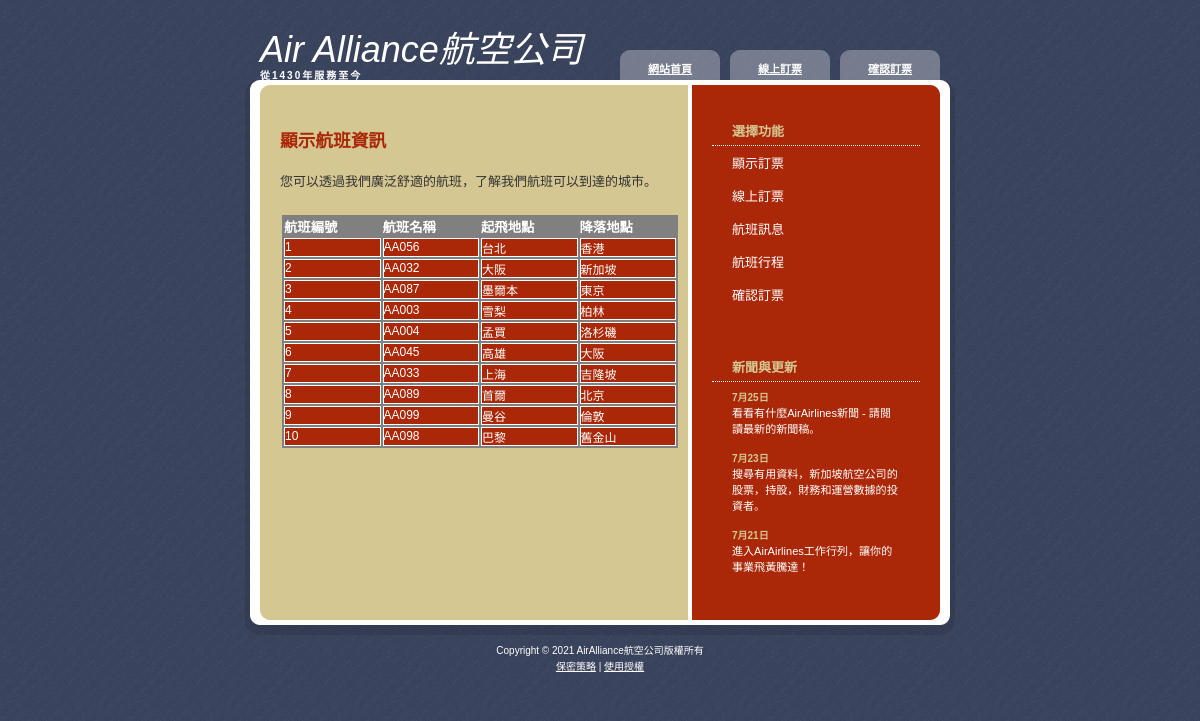
The page /flightinfo.php on the database its author committed.
### tables this page shows
CREATE TABLE `flights` (
  `FID` int(11) NOT NULL,
  `FName` varchar(10) NOT NULL,
  `SourceSID` int(11) NOT NULL,
  `DestSID` int(11) NOT NULL
);

CREATE TABLE `sectors` (
  `SID` int(11) NOT NULL,
  `Sector` varchar(10) NOT NULL
);

### itinerarymanager.php (called while the page is built, shortened)
<?php
include("classes/flight.php");
function initDB(){
    if ( ! isset($_SESSION['databaseURL']) ){
       $query = "SELECT * FROM Sectors";
    }
    $databaseURL = $_SESSION['databaseURL'];
    $databaseUName = $_SESSION['databaseUName'];
    $databasePWord = $_SESSION['databasePWord'];
    $databaseName = $_SESSION['databaseName'];
    $connection = mysqli_connect($databaseURL,$databaseUName,
                                $databasePWord,$databaseName)
                  or die ("錯誤: 連接伺服器或資料庫錯誤!");
    mysqli_query($connection,'SET CHARACTER SET utf8');
    mysqli_query($connection,"SET collation_connection = 'utf8_general_ci'");
    return $connection;
}
function getFlightInfo($FID){
    $connection = initDB();
    if( $FID == 0 ){
       $query = "SELECT * FROM Flights";
    }
    else{
       $query = "SELECT * FROM Flights WHERE FID='".$FID."'";
    }
    $result = mysqli_query($connection,$query);
    $flightID = 0;
    while($row = mysqli_fetch_array($result,MYSQLI_ASSOC)){
       $FID = $row['FID'];
       $FName = $row['FName'];
       $SourceSID = $row['SourceSID'];
       $DestSID = $row['DestSID'];
       $query2 = "SELECT * FROM Sectors WHERE SID='".$SourceSID."'";
       $result2 = mysqli_query($connection,$query2);
       $row2 = mysqli_fetch_array($result2,MYSQLI_ASSOC);
       $source = $row2['Sector'];
       $query3 = "SELECT * FROM Sectors WHERE SID='".$DestSID."'";
       $result3 = mysqli_query($connection,$query3);
       $row3 = mysqli_fetch_array($result3,MYSQLI_ASSOC);
       $dest= $row3['Sector'];
       $flight = new Flight();
       $flight->set_FID($FID);
       $flight->set_FName($FName);
       $flight->set_source($source);
       $flight->set_dest($dest);
       $flightData[$flightID] = $flight;
       $flightID = $flightID +1;
    }
    return $flightData;
}
?>

### classes/flight.php (called while the page is built)
<?php
class Flight{
    private $FID;
    private $fName;
    private $source;
    private $dest;
    function set_FID($FID){
            $this->FID = $FID;
        }
    function set_FName($fName){
            $this->fName = $fName;
        }
    function set_source($source){
            $this->source = $source;
        }
    function set_dest($dest){
            $this->dest = $dest;
        }
    function get_FID(){
            return $this->FID;
        }
    function get_FName(){
            return $this->fName;
        }
    function get_source(){
            return $this->source;
        }
    function get_dest(){
            return $this->dest;
        }
}
?>

### flightinfo.php (the view, shortened to what this page needs)
<!DOCTYPE html>
<html>
    <head>
        <link href="css/default.css" rel="stylesheet" type="text/css" />
    </head>
    <?php
        include("itinerarymanager.php");
        $FID = 0;
    ?>
    <body>
        <div id="wrapper">
        <?php include 'include/header.php'; ?>
            <div id="page">
                <div id="content">
                    <div id="welcome">
                        <h1>顯示航班資訊</h1>
                        <p>
                            您可以透過我們廣泛舒適的航班，了解我們航班可以到達的城市。
                        </p>
                        <table class="aatable">
                            <tr>
                                <th>航班編號</th>
                                <th>航班名稱</th>
                                <th>起飛地點</th>
                                <th>降落地點</th>
                            </tr>
                            <?php
                            $flightData = getFlightInfo($FID);
                            for($index=0;$index < count($flightData);$index++){
                                $flight = $flightData[$index];
                                echo "<tr>";
                                echo "<td>".$flight->get_FID()."</td>";
                                echo "<td>".$flight->get_FName()."</td>";
                                echo "<td>".$flight->get_source()."</td>";
                                echo "<td>".$flight->get_dest()."</td>";
                                echo "</tr>";
                            }
                            ?>
                        </table>
                    </div>
                </div>
                <div id="sidebar">
                    <ul>
                        <?php include 'include/nav.php'; ?>
                            <?php include 'include/updates.php'; ?>
                    </ul>
                </div>
                <div style="clear: both; height: 1px"></div>
            </div>
                <?php include 'include/footer.php'; ?>
        </div>
    </body>
</html>

### include/header.php
<div id="header">
    <div id="logo">
        <h1><a href="index.php">Air Alliance航空公司</a></h1>
        <h2><a href="index.php">從1430年服務至今</a></h2>
    </div>
    <div id="menu">
        <ul>
            <li><a href="index.php">網站首頁</a></li>
            <li><a href="processitinerary.php">線上訂票</a></li>
            <li><a href="confirmreservation.php">確認訂票</a></li>
        </ul>
    </div>
</div>

### include/nav.php
<li id="submenu">
    <h2>選擇功能</h2>
    <ul>
        <li><a href="listitinerary.php">顯示訂票</a></li>
        <li><a href="processitinerary.php">線上訂票</a></li>
        <li><a href="flightinfo.php">航班訊息</a></li>
        <li><a href="scheduleinfo.php">航班行程</a></li>
        <li><a href="confirmreservation.php">確認訂票</a></li>
    </ul>
</li>

### include/updates.php
<li id="news">
    <h2>新聞與更新</h2>
    <ul>
        <li>
            <h3>7月25日</h3>
            <p><a href="#">看看有什麼AirAirlines新聞 - 請閱讀最新的新聞稿。</a></p>
        </li>
        <li>
            <h3>7月23日</h3>
            <p><a href="#">搜尋有用資料，新加坡航空公司的股票，持股，財務和運營數據的投資者。</a></p>
        </li>
        <li>
            <h3>7月21日</h3>
            <p><a href="#">進入AirAirlines工作行列，讓你的事業飛黃騰達！</a></p>
        </li>
    </ul>
</li>

### include/footer.php
<div id="footer">
    <p id="legal">Copyright &copy; 2021 AirAlliance航空公司版權所有</p>
    <p id="links"><a href="#">保密策略</a> | <a href="#">使用授權</a></p>
</div>

### css/default.css (style rules this page uses)
* { margin: 0; padding: 0; }
body { background: #D4C792 url(images/img01.gif); font-family: Arial, Helvetica, sans-serif; font-size: 13px; color: #333333; }
h1, h2, h3 { color: #AA2808; }
p, blockquote, ul, ol { margin-bottom: 20px; line-height: 1.6em; }
a { text-decoration: underline; color: #323B51; }
#header { width: 710px; height: 96px; margin: 0 auto; background: url(images/img05.gif) no-repeat left bottom; }
#logo { float: left; padding: 20px 0 0 15px; }
#logo h1 { margin: 0; padding: 0; font: italic 36px "Trebuchet MS", Arial, Helvetica, sans-serif; }
#logo h2 { margin: -5px 0 0 0; padding: 0; text-transform: uppercase; letter-spacing: 2px; font-size: 10px; font-weight: bold; color: #D4C792; }
#logo a { text-decoration: none; color: #FFFFFF; }
#menu { float: right; padding-right: 10px; }
#menu ul { margin: 0; padding: 50px 0 0 0; list-style: none; line-height: normal; }
#menu li { display: inline; }
#menu a { display: block; float: left; width: 110px; height: 20px; margin: 0; padding: 10px 0 0 0; background: url(images/img02.gif); text-align: center; text-transform: uppercase; font-size: 11px; font-weight: bold; color: #FFFFFF; }
#page { width: 710px; margin: 0 auto; background: #D4C792 url(images/img04.gif) repeat-y; }
#content { float: left; width: 388px; padding: 30px 0 0 35px; }
#content h1, #content h2, #content h3 { margin-bottom: 20px; }
#content h1 { font-size: 136%; }
#sidebar { float: right; width: 208px; padding: 0 35px 0 0; }
#sidebar ul { margin: 0; padding: 0; list-style: none; line-height: normal; }
#sidebar li { margin-bottom: 1px; padding: 20px 0; }
#sidebar li li { margin: 0; padding: 7px 20px; border: none; }
#sidebar h2 { padding: 5px 20px; border-bottom: 1px dotted #FFFFFF; font-size: 100%; color: #D4C792; }
#sidebar h3 { font-size: 77%; color: #D4C792; }
#sidebar p { margin: 0; line-height: normal; color: #D4C792; }
#sidebar a { border: none; text-decoration: none; color: #FFFFFF; }
#news a { font-size: 85%; }
#footer { width: 710px; height: 50px; margin: 0 auto; padding: 40px 0 0 0; background: url(images/img06.gif) no-repeat; color: #FFFFFF; }
#footer p { margin: 0; text-align: center; font-size: 77%; }
#footer a { text-decoration: underline; color: #FFFFFF; }
TABLE.aatable { font-family:arial; font-size:10pt; background-color:#808080; width:400px; border-style:solid; border-color:#D4C792; border-width:2px; }
TH { font-size:10pt; color:white; text-align:left; }
TD { font-size:9pt; background-color:#AA2808; color:white; border-style:solid; border-width:1px; text-align:left; }

### rows shown on the page
flights: FID "1", FName "AA056"
sectors: Sector "台北"
sectors: Sector "香港"
flights: FID "2", FName "AA032"
sectors: Sector "大阪"
sectors: Sector "新加坡"
flights: FID "3", FName "AA087"
sectors: Sector "墨爾本"
sectors: Sector "東京"
flights: FID "4", FName "AA003"
sectors: Sector "雪梨"
sectors: Sector "柏林"
flights: FID "5", FName "AA004"
sectors: Sector "孟買"
sectors: Sector "洛杉磯"
flights: FID "6", FName "AA045"
sectors: Sector "高雄"
flights: FID "7", FName "AA033"
sectors: Sector "上海"
sectors: Sector "吉隆坡"
flights: FID "8", FName "AA089"
sectors: Sector "首爾"
sectors: Sector "北京"
flights: FID "9", FName "AA099"
sectors: Sector "曼谷"
sectors: Sector "倫敦"
flights: FID "10", FName "AA098"
sectors: Sector "巴黎"
sectors: Sector "舊金山"
